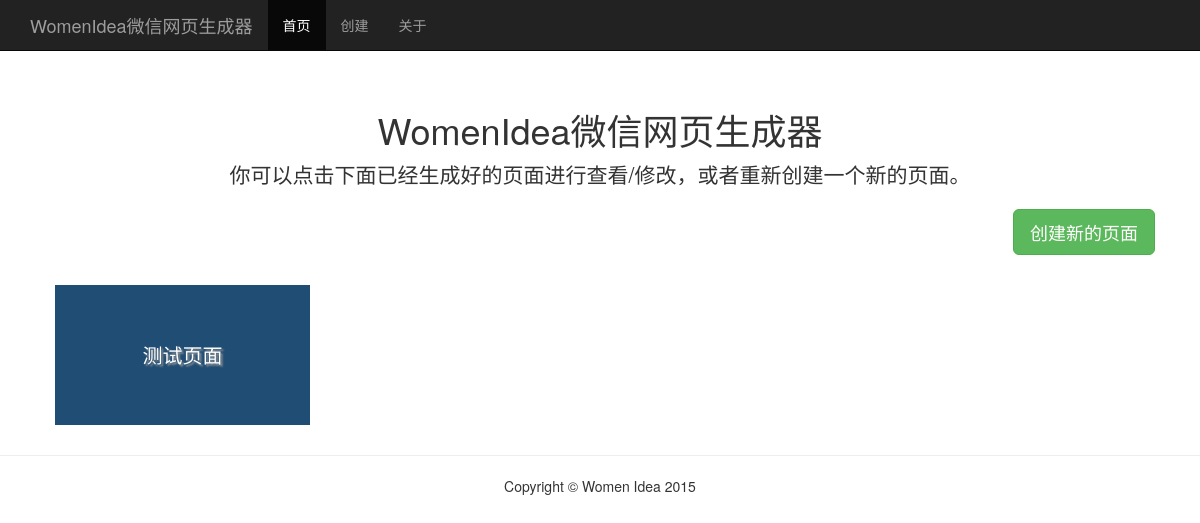
Before: / with the older database file.
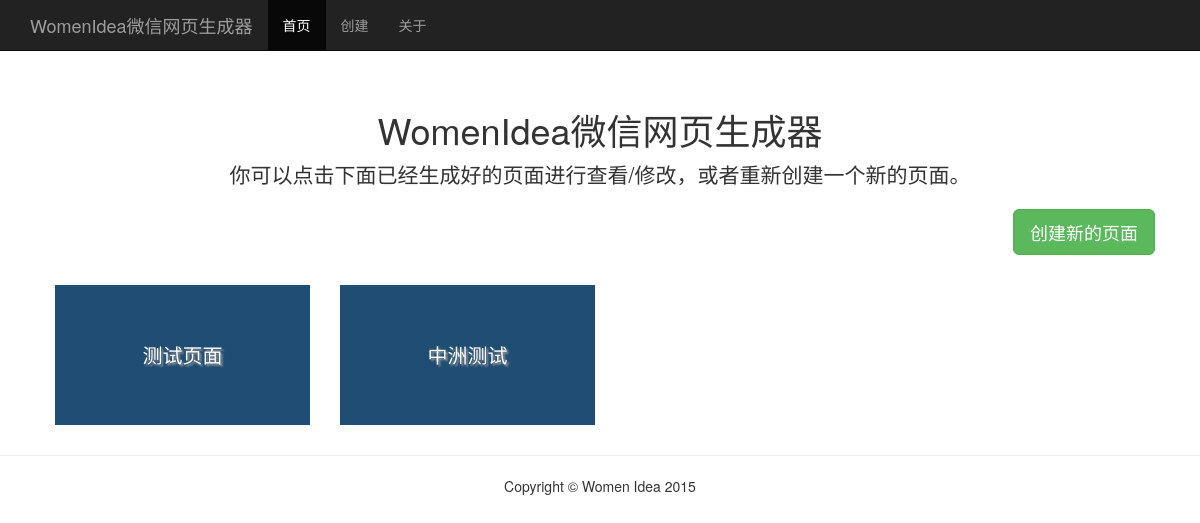
After: the same page with the newer database file.
### tables this page shows
CREATE TABLE `page` (
  `id` int(11) NOT NULL AUTO_INCREMENT,
  `pageName` varchar(45) DEFAULT NULL,
  `backgroundMusic` varchar(150) DEFAULT NULL,
  `defaultBackground` varchar(150) DEFAULT NULL,
  `description` varchar(200) DEFAULT NULL,
  `isDeleted` bit(1) NOT NULL DEFAULT b'0',
  PRIMARY KEY (`id`)
);

### model/wesiteModel.php (called while the page is built, shortened)
<?php
class DataConnection {
	private static $connection = null;
	public static function getConnection() {
		if (self::$connection == null) {
			$mysql_location = 'local';
			if ($mysql_location === 'local') {
				self::$connection = mysql_connect(MYSQL_IP, MYSQL_UNAME, MYSQL_PWD) or die(mysql_error());
			} else if ($mysql_location === 'SAE') {
				self::$connection = mysql_connect(SAE_MYSQL_HOST_M.':'.SAE_MYSQL_PORT, SAE_MYSQL_USER, SAE_MYSQL_PASS) or die(mysql_error());
				mysql_select_db(SAE_MYSQL_DB, self::$connection) or die(mysql_error());
				mysql_query('set names utf8') or die(mysql_error());
			}
		}
		return self::$connection;
	}
}
class Data {
	public $key, $table, $columns;
	public function init($options) {
		$this->table = $options['table'];
		$this->columns = $options['columns'];
	}
	public function find() {
		$result = array();
		$where = 'where 1=1 ';
		$sql = "select * from {$this->table} $where and isDeleted = 0";
		$rs = mysql_query($sql) or die(mysql_error());
		$row = mysql_fetch_assoc($rs);
		while ($row) {
			$o = clone $this;
			foreach ($o->columns as $objCol => $dbCol) {
				$o->$objCol = $row[$dbCol];
			}
			$result[] = $o;
			$row = mysql_fetch_assoc($rs);
		}
		return $result;
	}
}
class Page extends Data {
	public function __construct() {
		$options = array(
			'key' => 'id',
			'table' => 'page',
			'columns' => array(
				'id' => 'id',
				'pageName' => 'pageName',
				'bgm' => 'backgroundMusic',
				'bg' => 'defaultBackground',
				'description' => 'description',
			)
		);
	}
}

### index.php (the view)
<?php
require_once('model/wesiteModel.php');
$page = new Page();
$pages = $page->find();
?>
<!DOCTYPE html>
<html lang="zh-CN">
<?php include('layout/head.php'); ?>
<body>
<?php
$currentNav = 'home';
include('layout/header.php');
?>
<div class="container">
	<div class="head-info col-lg-12 col-md-12">
		<h1>WomenIdea微信网页生成器</h1>
		<p class="lead">你可以点击下面已经生成好的页面进行查看/修改，或者重新创建一个新的页面。</p>
		<a href="/create.php"><button type="button" class="btn btn-success btn-lg create-btn">创建新的页面</button></a>
	</div>
	<?php
	foreach ($pages as $page) { ?>
		<div class="col-lg-3 col-md-3">
			<a href="/detail.php?id=<?= $page->id ?>">
			<div class="page" style="background-image: url(<?= $page->bg ?>); background-size: cover;">
				<?= $page->pageName ?>
			</div>
			</a>
		</div>
	<?php
	} ?>
</div>
<?php
include('layout/footer.php');
include('layout/script.php'); ?>
</body>
</html>

### layout/head.php (shortened to what this page needs)
<head>
	<link href="assets/library/bootstrap/css/bootstrap.min.css" rel="stylesheet">
	<link href="assets/stylesheet/wesite.css?v=1.1.1" rel="stylesheet">
</head>

### layout/header.php (shortened to what this page needs)
<nav class="navbar navbar-inverse navbar-fixed-top">
	<div class="container">
		<div class="navbar-header">
			<a class="navbar-brand" href="/">WomenIdea微信网页生成器</a>
		</div>
		<div id="navbar" class="collapse navbar-collapse">
			<ul class="nav navbar-nav">
				<li class="<?= ($currentNav === 'home' ? 'active' : '' ) ?>"><a href="/">首页</a></li>
				<li class="<?= ($currentNav === 'create' ? 'active' : '' ) ?>"><a href="/create.php">创建</a></li>
				<li><a href="//www.womenidea.net">关于</a></li>
			</ul>
		</div>
	</div>
</nav>

### layout/footer.php
<hr>
<div class="footer">
	<p>Copyright &copy; Women Idea 2015</p>
</div>

### assets/stylesheet/wesite.css (style rules this page uses)
html, body { width: 100%; height: 100%; margin: 0; padding: 0; }
body { padding-top: 50px; }
a { cursor: pointer; }
.head-info { padding: 40px 15px 20px; text-align: center; }
.create-btn { display: block; margin: 10px 0 0 auto; }
.page { margin: 10px; height: 140px; width: 100%; background: #204d74; box-sizing: border-box; text-align: center; line-height: 140px; font-size: 20px; color: white; text-shadow: 2px 2px 2px #969696; }
.footer { text-align: center; }

Changed rows visible on the page:
added page: pageName "中洲测试"
